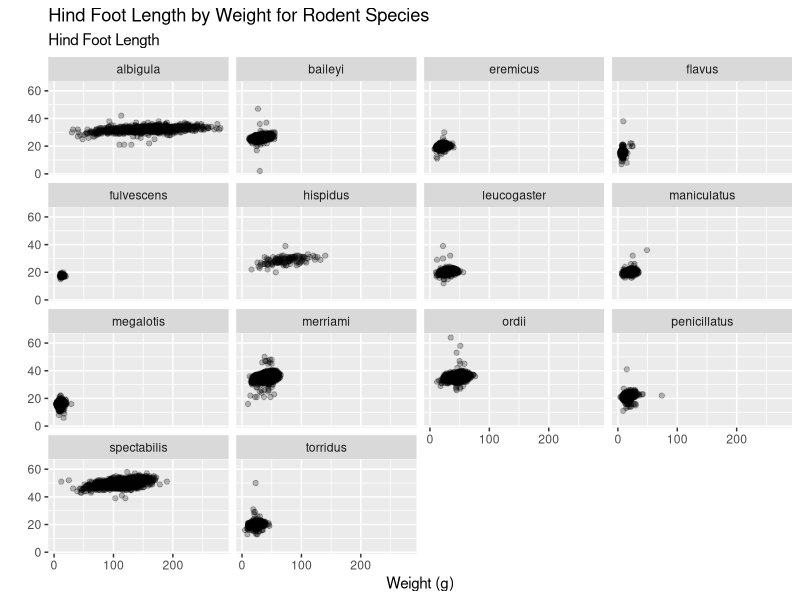
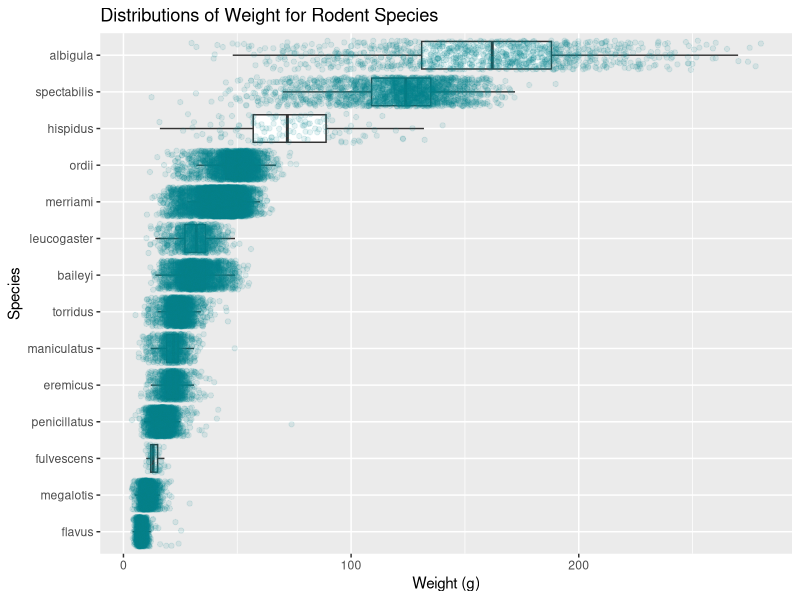
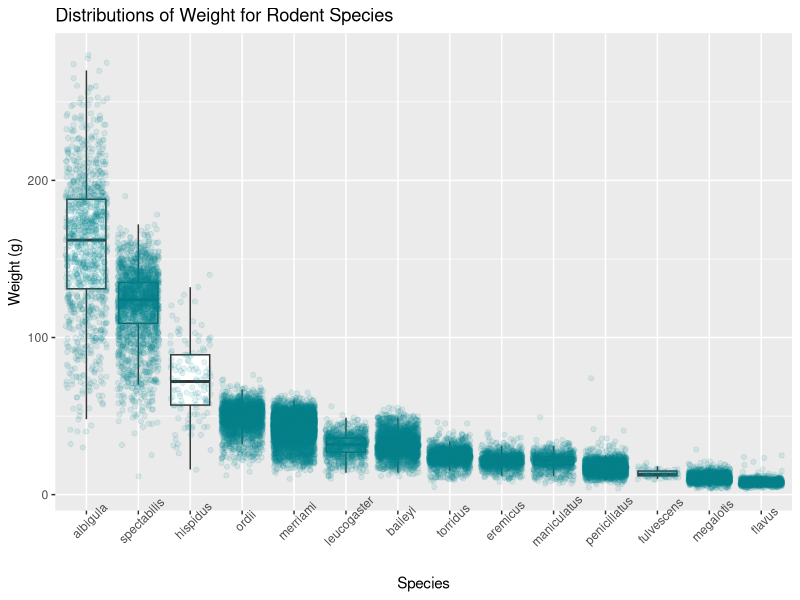
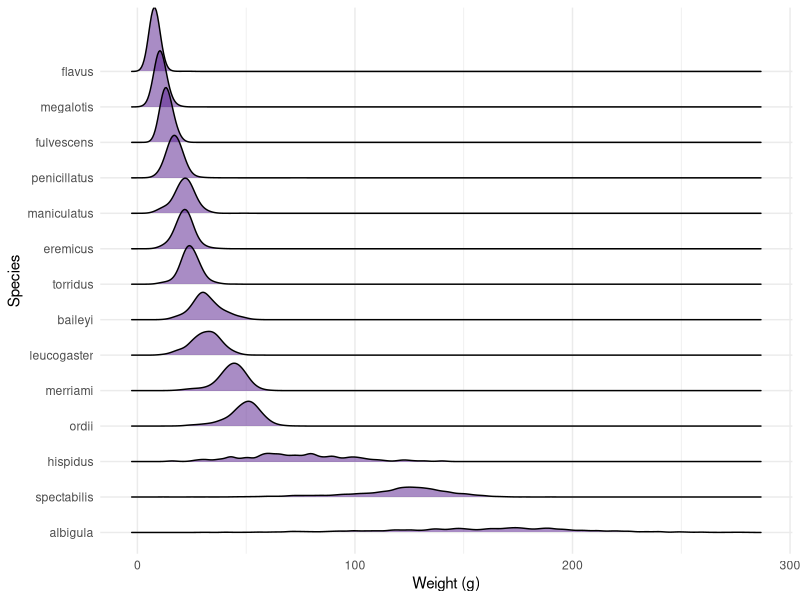
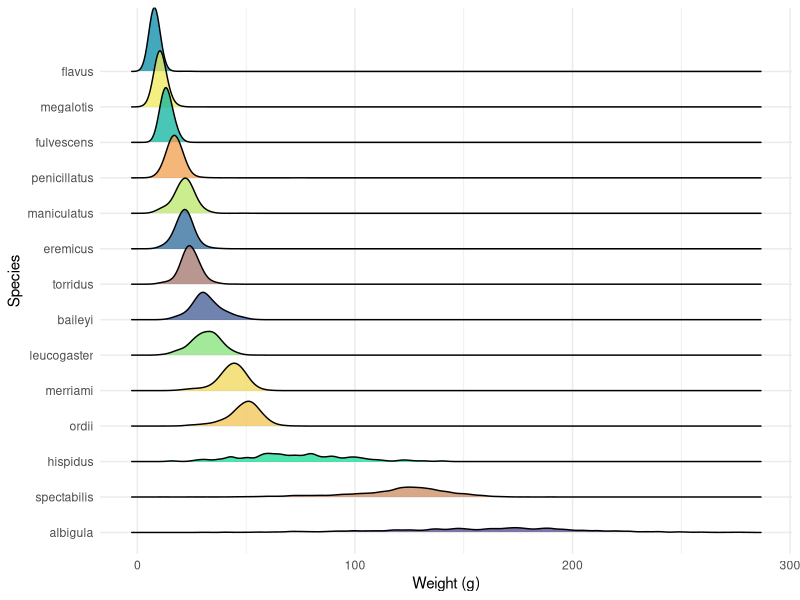

Here is the R script that generated these plots, in order:
## ---- chunk 1
#| label: setup
library(tidyverse)
## ---- chunk 2
#| label: load-data

surveys <- read_csv("data/surveys.csv")
#glimpse(surveys)
## ---- chunk 3
#| label: scatterplot

#Scatterplot
ggplot(data = surveys, 
       aes(x = weight,
           y = hindfoot_length)) +
  geom_point(alpha = 0.25) +
  labs(x = "Weight (g)",
       y = "",
       subtitle = "Hind Foot Length",
       title = "Hind Foot Length by Weight for Rodent Species") +
  facet_wrap(~species)
## ---- chunk 4
#| label: boxplot

#Boxplot
ggplot(data = surveys, 
       aes(x = weight,
           y = fct_reorder(species, weight))) +
  geom_boxplot(outliers = FALSE) +
  geom_jitter(color = "turquoise4", alpha = 0.1) +
  labs(x = "Weight (g)",
       y = "Species",
       title = "Distributions of Weight for Rodent Species")
               
## ---- chunk 5
#| label: rotated-boxplot

#Boxplot 
ggplot(data = surveys, 
       aes(x = fct_reorder(species, -weight),
           y = weight)) +
  geom_boxplot(outliers = FALSE) +
  geom_jitter(color = "turquoise4", alpha = 0.1) +
  labs(x = "Species",
       y = "Weight (g)",
       title = "Distributions of Weight for Rodent Species") +
  theme(axis.text.x = element_text(angle = 45))
## ---- chunk 6
#| label: ridge-plot

#install.packages("ggridges")
library(ggridges)

#Ridge plot
ggplot(data = surveys) +
  geom_density_ridges(aes(x = weight, 
                          y = fct_reorder(species, -weight)), 
                      fill = "purple4", 
                      alpha = 0.5) +
  labs(x = "Weight (g)",
       y = "Species") +
  theme_minimal()

## ---- chunk 7
#| label: custom-color-ridges

# Create color palette
rainbow <- c("#54478c", "#405893", "#2c699a", "#048ba8", "#0db39e", "#16db93", "#83e377", "#b9e769", "#efea5a", "#F0D757", "#f1c453", "#f29e4c", "#CB895C", "#A3736C", "#685284")

# Update ridge plot with colors
ggplot(data = surveys) +
  geom_density_ridges(aes(x = weight, 
                          y = fct_reorder(species, -weight),
                          fill = species), 
                      alpha = 0.75) +
  labs(x = "Weight (g)",
       y = "Species") +
  theme_minimal() +
  scale_fill_manual(values = rainbow) +
  guides(fill = FALSE)
  
